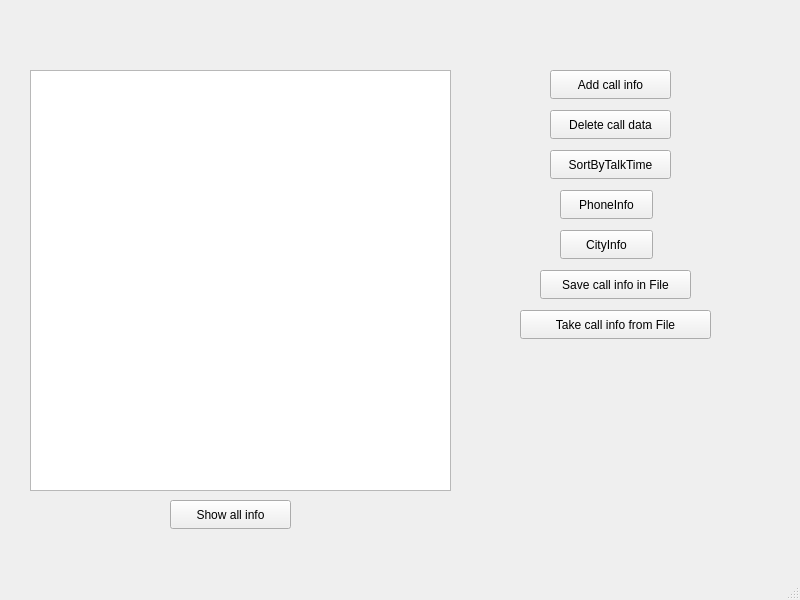
<?xml version="1.0" encoding="UTF-8"?>
<ui version="4.0">
 <class>MainWindow</class>
 <widget class="QMainWindow" name="MainWindow">
  <property name="geometry">
   <rect>
    <x>0</x>
    <y>0</y>
    <width>800</width>
    <height>600</height>
   </rect>
  </property>
  <property name="windowTitle">
   <string>MainWindow</string>
  </property>
  <widget class="QWidget" name="centralwidget">
   <widget class="QTableWidget" name="tableWidget">
    <property name="geometry">
     <rect>
      <x>30</x>
      <y>70</y>
      <width>421</width>
      <height>421</height>
     </rect>
    </property>
   </widget>
   <widget class="QPushButton" name="AddButton">
    <property name="geometry">
     <rect>
      <x>550</x>
      <y>70</y>
      <width>121</width>
      <height>29</height>
     </rect>
    </property>
    <property name="text">
     <string>Add call info</string>
    </property>
   </widget>
   <widget class="QPushButton" name="ShowButton">
    <property name="geometry">
     <rect>
      <x>170</x>
      <y>500</y>
      <width>121</width>
      <height>29</height>
     </rect>
    </property>
    <property name="text">
     <string>Show all info</string>
    </property>
   </widget>
   <widget class="QPushButton" name="toFileButton">
    <property name="geometry">
     <rect>
      <x>540</x>
      <y>270</y>
      <width>151</width>
      <height>29</height>
     </rect>
    </property>
    <property name="text">
     <string>Save call info in File</string>
    </property>
   </widget>
   <widget class="QPushButton" name="fromFileButton">
    <property name="geometry">
     <rect>
      <x>520</x>
      <y>310</y>
      <width>191</width>
      <height>29</height>
     </rect>
    </property>
    <property name="text">
     <string>Take call info from File</string>
    </property>
   </widget>
   <widget class="QPushButton" name="numInfoButton">
    <property name="geometry">
     <rect>
      <x>560</x>
      <y>190</y>
      <width>93</width>
      <height>29</height>
     </rect>
    </property>
    <property name="text">
     <string>PhoneInfo</string>
    </property>
   </widget>
   <widget class="QPushButton" name="CityInfoButton">
    <property name="geometry">
     <rect>
      <x>560</x>
      <y>230</y>
      <width>93</width>
      <height>29</height>
     </rect>
    </property>
    <property name="text">
     <string>CityInfo</string>
    </property>
   </widget>
   <widget class="QPushButton" name="deleteButton">
    <property name="geometry">
     <rect>
      <x>550</x>
      <y>110</y>
      <width>121</width>
      <height>29</height>
     </rect>
    </property>
    <property name="text">
     <string>Delete call data</string>
    </property>
   </widget>
   <widget class="QPushButton" name="SortButton">
    <property name="geometry">
     <rect>
      <x>550</x>
      <y>150</y>
      <width>121</width>
      <height>29</height>
     </rect>
    </property>
    <property name="text">
     <string>SortByTalkTime</string>
    </property>
   </widget>
  </widget>
  <widget class="QMenuBar" name="menubar">
   <property name="geometry">
    <rect>
     <x>0</x>
     <y>0</y>
     <width>800</width>
     <height>26</height>
    </rect>
   </property>
  </widget>
  <widget class="QStatusBar" name="statusbar"/>
 </widget>
 <resources/>
 <connections/>
</ui>
